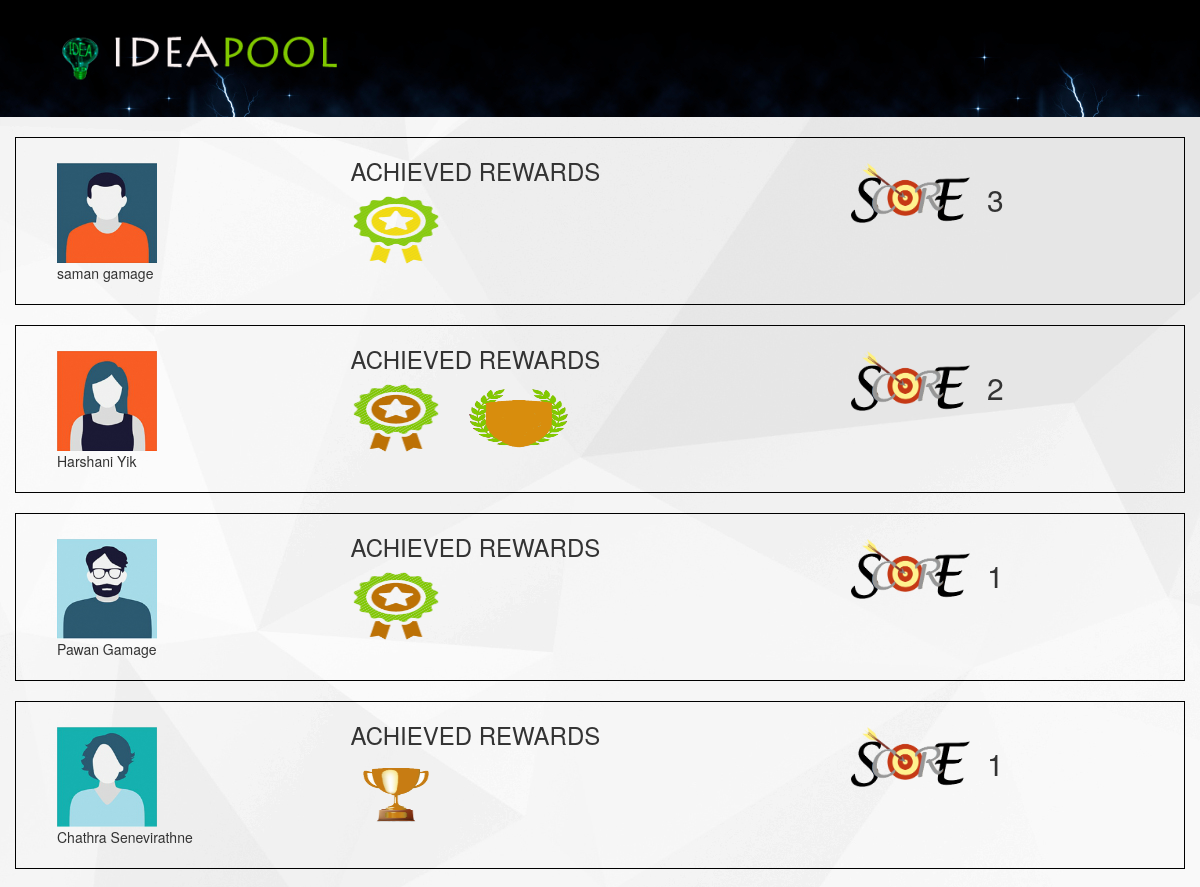
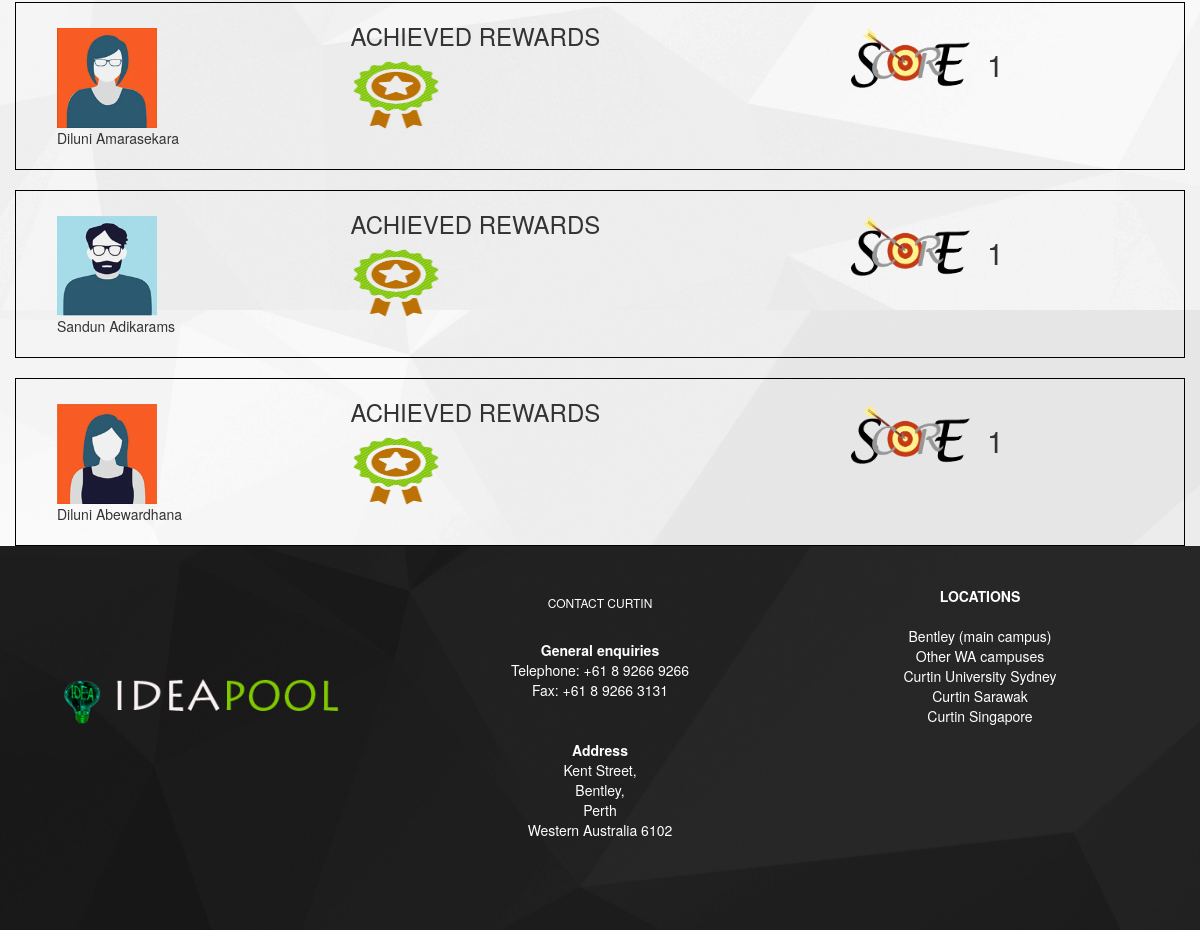
The page /leaderboard.php on the database its author committed (2 pictures, top to bottom).
### tables this page shows
CREATE TABLE IF NOT EXISTS `register` (
  `id` int(11) NOT NULL AUTO_INCREMENT,
  `fname` varchar(45) NOT NULL,
  `lname` varchar(45) NOT NULL,
  `address` varchar(45) NOT NULL,
  `contact` int(11) NOT NULL,
  `gender` varchar(45) NOT NULL,
  `emil` varchar(45) NOT NULL,
  `category` varchar(45) NOT NULL,
  `universityID` varchar(45) NOT NULL,
  `Image` varchar(45) NOT NULL,
  `status` varchar(45) NOT NULL DEFAULT 'pending',
  `username` varchar(45) NOT NULL,
  `password` varchar(45) NOT NULL,
  `reward` int(10) NOT NULL DEFAULT '0',
  `reward2` int(10) NOT NULL DEFAULT '0',
  `reward3` int(10) NOT NULL DEFAULT '0',
  `rewardcount` int(255) NOT NULL,
  PRIMARY KEY (`id`)
);

CREATE TABLE IF NOT EXISTS `reward` (
  `id` int(20) NOT NULL AUTO_INCREMENT,
  `name` varchar(255) NOT NULL,
  `level` int(20) NOT NULL,
  `img` varchar(255) NOT NULL,
  `postcount` int(20) NOT NULL,
  `type` varchar(255) NOT NULL,
  `description` varchar(255) NOT NULL,
  PRIMARY KEY (`id`)
);

### leaderboard.php (the view, shortened to what this page needs)
<!DOCTYPE html PUBLIC "-//W3C//DTD XHTML 1.0 Transitional//EN" "http://www.w3.org/TR/xhtml1/DTD/xhtml1-transitional.dtd">
<html xmlns="http://www.w3.org/1999/xhtml">
<head>
   <link rel="stylesheet" href="css/bootstrap.min.css"></link>
 <link rel="stylesheet" href="css/ideacss.css" />
 <link rel="stylesheet" href="https://maxcdn.bootstrapcdn.com/font-awesome/4.5.0/css/font-awesome.min.css"/>
</head>
<body>
  <?php
    include('header.php');
    ?>
    <div class="container-fluid section3">
      <?php
        $sql="SELECT  id,reward,reward2,reward3 from register ";
        include("database_connect.php");
        $result=mysqli_query($con,$sql);
         while($row = mysqli_fetch_assoc($result))
        {
                 $userid=$row["id"];
                 $reward1=$row["reward"];
                 $reward2=$row["reward2"];
                 $reward3=$row["reward3"];
                 $reward_count = $reward1+ $reward2+ $reward3;
                 $sql2="update register set rewardcount='$reward_count' where id=$userid ";
                 mysqli_query($con,$sql2);
        }
          ?>
          <?php
          $sql3="SELECT * from register where rewardcount>0 order by rewardcount desc  ";
          $result3=mysqli_query($con,$sql3);
            while($row3 = mysqli_fetch_assoc($result3))
         {
                 $userid=$row3["id"];
                 $fname=$row3["fname"];
                 $lname=$row3["lname"];
                 $img=$row3["Image"];
                 $reward3=$row3["reward3"];
           ?>
                  <div class="container boardblock">
                  <div class="col-md-3 boardcolomn">
                    <div class="row ">
                     <img src="<?php echo $img?>" height=100px width=100px/>
                      </div>
                    <div class="row">
                     <?php echo $fname?> <?php echo $lname?>
                     </div>
                  </div>
                  <?php
                        $sql4="SELECT * from register where id=$userid";
                        $result4=mysqli_query($con,$sql4);
                          while($row4 = mysqli_fetch_array($result4))
                           {
                            $reward=$row4["reward"];
                            $reward2=$row4["reward2"];
                            $reward3=$row4["reward3"];
                            $score=$row4["rewardcount"];
                           }
                  ?>
                  <div class="col-md-5">
                       <div><h3>ACHIEVED REWARDS</h3></div>
                     <div class="row">
                    <?php
                      $rewardimg=NULL;
                      $rewardimg2=NULL;
                      $rewardimg3=NULL;
                      $sql6="select img,description from reward where level='$reward' and type='submission'";
                      $result6=mysqli_query($con,$sql6);
                        while($row6 = mysqli_fetch_array($result6))
                        {
                          $rewardimg=$row6["img"];
                          $title=$row6["description"];
                        }
                           if($rewardimg!=NULL)
                         {
                      ?>
                     <img src=<?= $rewardimg ?> width="120" height="70" data-toggle="tooltip" data-placement="bottom" title=<?=$title?> />
                     <?php
                      }
                     ?>
                    <?php
                          $sql7="select img,description from reward where level='$reward2' and type='vote'";
                          $result7=mysqli_query($con,$sql7);
                        while($row7= mysqli_fetch_array($result7))
                        {
                          $rewardimg2=$row7["img"];
                          $title2=$row6["description"];
                        }
                            if($rewardimg2!=NULL)
                         {
                           ?>
                     <img src=<?= $rewardimg2 ?> width="120" height="70"data-toggle="tooltip" data-placement="bottom" title=<?=$title2?> />
                      <?php
                     }
                     ?>
                      <?php
                          $sql7="select img,description from reward where level='$reward3' and type='improvement'";
                          $result7=mysqli_query($con,$sql7);
                        while($row7= mysqli_fetch_array($result7))
                        {
                          $rewardimg3=$row7["img"];
                          $title3=$row6["description"];
                        }
                         if($rewardimg3!=NULL)
                         {
                           ?>
                     <img src=<?= $rewardimg3 ?> width="120" height="70" data-toggle="tooltip" data-placement="bottom" title=<?=$title3?> />
                    <?php
                     }
                    ?>
                   </div>
                  </div>
                  <div class="col-md-3 boardcolomn">
                           <div class="row">
                                     <div class="col-md-6">
                                     <img src="images/score.png" height="60px" weigth="60px"/>
                                     </div>
                                      <div class="col-md-6 scoreimage">
                                         <h2><?php echo $score?></h2>
                                      </div>
                            </div>
                  </div>
              </div>
         <?php
          }
        ?>
        </div>
  <?php
    include('footer.php');
    ?>
</body>
</html>

### css/ideacss.css (style rules this page uses)
.section3 { background-image:url(../images/body.jpg); }
.boardblock { border:1px solid black; margin-top:20px; }
.boardcolomn { margin-top: 4px; margin-left: 20px; padding: 1.5em; }
.scoreimage { background-image:url(../images/scoreboard2.jpg); z-index: 100000; width: 120px; height: 120px; }

### rows shown on the page
register: Image (picture), fname "saman", lname "gamage", reward.img (picture), rewardcount "3"
register: Image (picture), fname "Harshani", lname "Yik", reward.img (picture), rewardcount "2"
register: Image (picture), fname "Pawan", lname "Gamage", reward.img (picture), rewardcount "1"
register: Image (picture), fname "Chathra", lname "Senevirathne", reward.img (picture), rewardcount "1"
register: Image (picture), fname "Diluni", lname "Amarasekara", reward.img (picture), rewardcount "1"
register: Image (picture), fname "Sandun", lname "Adikarams", reward.img (picture), rewardcount "1"
register: Image (picture), fname "Diluni", lname "Abewardhana", reward.img (picture), rewardcount "1"
